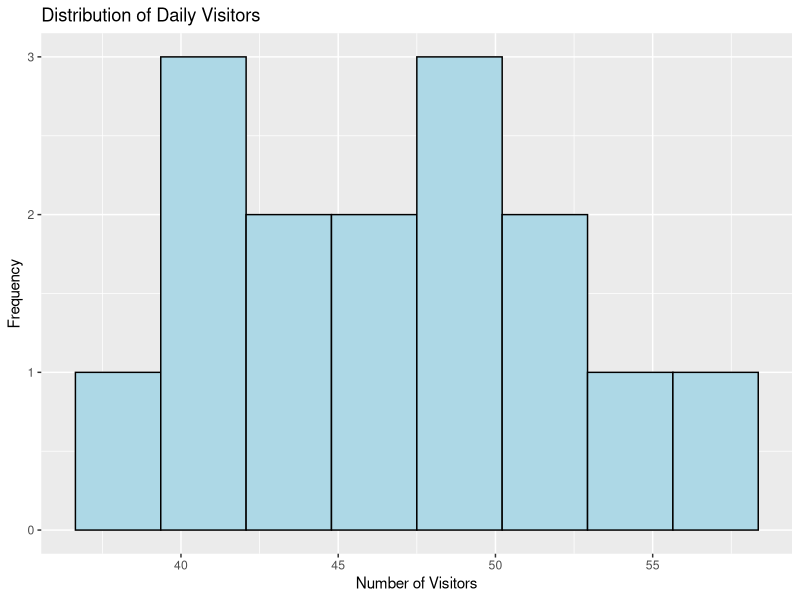
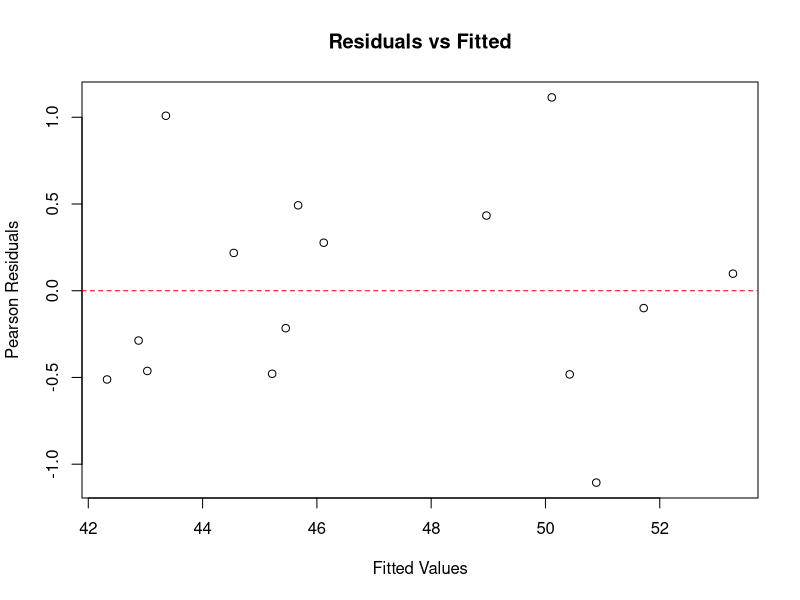

R code for these plots, in order:
## ---- chunk 1
library(ggplot2)
library(dplyr)
## ---- chunk 2
# Example: Website daily visitor counts
data <- data.frame(
  visitors = c(42, 48, 39, 52, 44, 58, 51, 47, 41, 49, 40, 46, 43, 54, 50),
  day_of_week = factor(c("Mon", "Tue", "Wed", "Thu", "Fri", "Sat", "Sun",
                         "Mon", "Tue", "Wed", "Thu", "Fri", "Sat", "Sun", "Mon")),
  marketing_spend = c(200, 150, 180, 250, 220, 400, 350, 300, 160, 190,
                      140, 210, 380, 420, 170),
  temperature = c(22, 25, 19, 24, 26, 28, 30, 27, 21, 23, 18, 25, 29, 31, 20)
)
## ---- chunk 3
# Check mean vs variance (should be similar for Poisson)
mean(data$visitors)
var(data$visitors)

# variance to  mean ratio 
var(data$visitors) / mean(data$visitors) 
# Should be close to 1 -- Ratios between 0.5 and 1.5 are generally acceptable 
## ---- chunk 4
# Visualize the distribution
ggplot(data, aes(x = visitors)) +
  geom_histogram(bins = 8, fill = "lightblue", color = "black") +
  labs(title = "Distribution of Daily Visitors",
       x = "Number of Visitors", y = "Frequency")
## ---- chunk 5
# Basic Poisson regression
model <- glm(visitors ~ day_of_week + marketing_spend + temperature,
             family = poisson, data = data)

# View key model results
summary(model)
## ---- chunk 6
# Calculate exponentiated coefficients - Incidence Rate Ratios (IRRs)
exp(coefficients(model))

## ---- chunk 7
# Create new data for a prediction
new_data <- data.frame(
  day_of_week = factor("Fri", levels = levels(data$day_of_week)),
  marketing_spend = 300,
  temperature = 25
)

## ---- chunk 8

# Predict expected counts
predicted_counts <- predict(model, newdata = new_data, type = "response")
print(paste("Expected visitors:", round(predicted_counts, 1)))

## ---- chunk 9
# Calculate the dispersion statistic
residual_deviance <- model$deviance
df_residual <- model$df.residual
dispersion <- residual_deviance / df_residual

dispersion

if (dispersion > 1.5) {
  print("Possible overdispersion detected")
  print("Consider quasi-Poisson or negative binomial models")
}
## ---- chunk 10
# Overdispersion test
library(AER)
dispersiontest(model)
## ---- chunk 11
# Calculate Pearson residuals
fitted_values <- fitted(model)
pearson_residuals <- residuals(model, type = "pearson")

# Plot residuals vs fitted values
plot(fitted_values, pearson_residuals,
     xlab = "Fitted Values", ylab = "Pearson Residuals",
     main = "Residuals vs Fitted")
abline(h = 0, col = "red", lty = 2)
